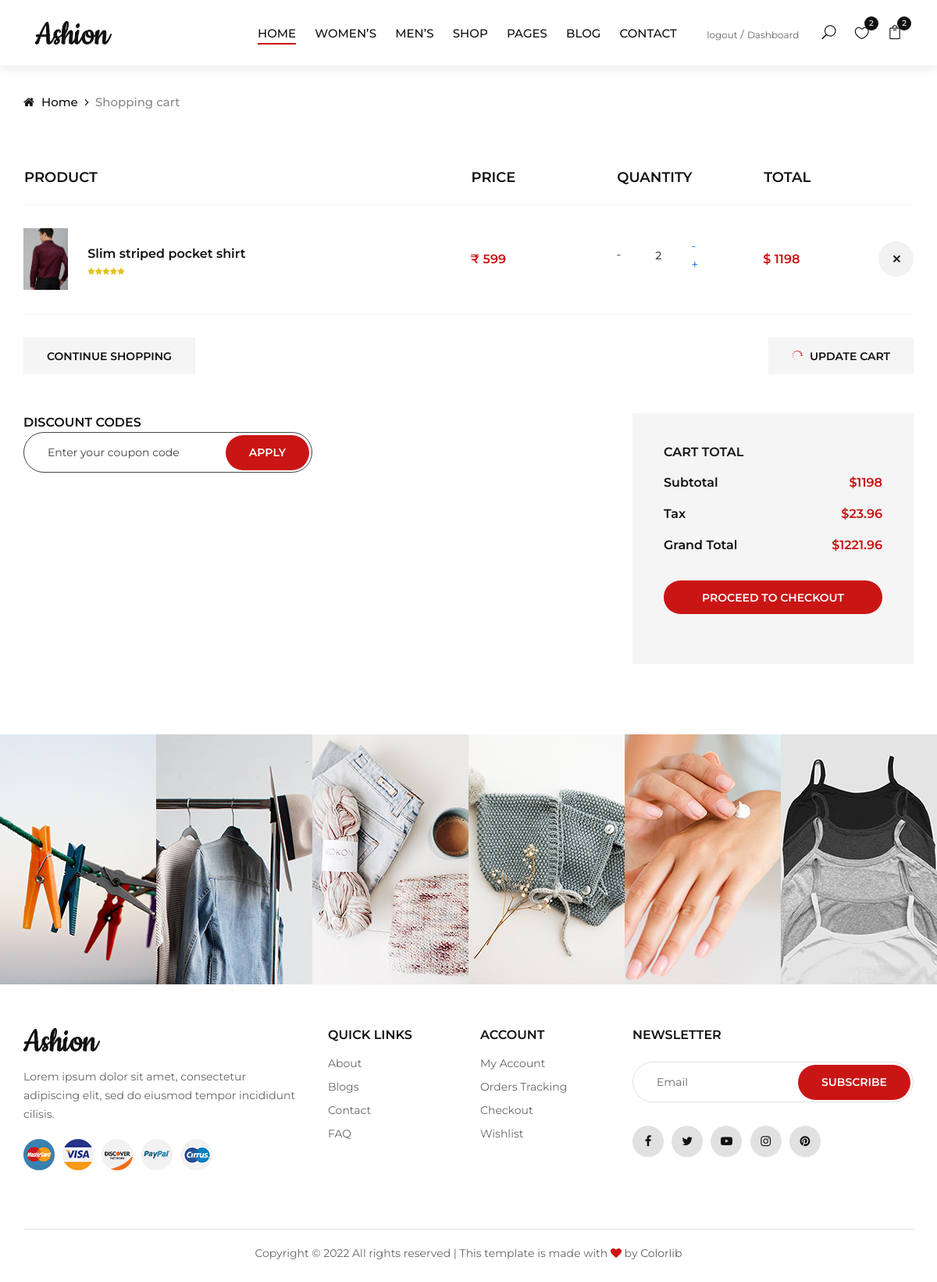
Screenshot of /cart/ (signed in) with the database file from the repository.
### carts/models.py (models this page shows, shortened)
class CartItem(models.Model):
    user = models.ForeignKey(Account, on_delete=models.CASCADE, null=True)
    product = models.ForeignKey(Product, on_delete=models.CASCADE)
    variations = models.ManyToManyField(Variation, blank=True)
    cart = models.ForeignKey(Cart, on_delete=models.CASCADE,null=True)
    quantity = models.IntegerField()
    is_active = models.BooleanField(default=True)
    def sub_total(self):
        return self.product.price * self.quantity

### store/models.py (models this page shows, shortened)
class Product(models.Model):
    product_name = models.CharField(max_length=255, unique=True)
    slug = models.SlugField(max_length=255, unique=True)
    description = models.TextField(max_length=500, blank=True)
    price = models.IntegerField()
    stock = models.IntegerField()
    images = models.ImageField(upload_to='photos/products')
    cropping = ImageRatioField('images', '512x512')
    image_1 = models.ImageField(upload_to='photos/products',blank=True)
    image_2 = models.ImageField(upload_to='photos/products',blank=True)
    image_3 = models.ImageField(upload_to='photos/products',blank=True)
    image_4 = models.ImageField(upload_to='photos/products',blank=True)
    is_available = models.BooleanField(default=True)
    category = models.ForeignKey(Category, on_delete=models.CASCADE)
    created_date = models.DateTimeField(auto_now_add=True)
    modified_date = models.DateTimeField(auto_now=True)
    def get_url(self):
        return reverse('product_detail',args=[self.category.slug, self.slug])

### carts/views.py (the view)
# urls.py: path('cart/',include('carts.urls')),
def cart(request, total=0, quantity=0, cart_items=None):
    try:
        tax = 0
        grand_total = 0
        if request.user.is_authenticated:
            cart_items = CartItem.objects.filter(user=request.user, is_active=True)
        else:
            cart = Cart.objects.get(cart_id=_cart_id(request))
            cart_items = CartItem.objects.filter(cart=cart, is_active=True)
        for cart_item in cart_items:
            total +=(cart_item.product.price * cart_item.quantity)
            quantity += cart_item.quantity
        tax = (2 * total)/100
        grand_total = total + tax
    except ObjectDoesNotExist:
        pass
    context ={
        'total' : total,
        'quantity' : quantity,
        'cart_items' : cart_items,
        'tax' : tax,
        'grand_total' : grand_total
    }
    return render (request, 'cart.html', context)

### carts/context_processors.py (called while the page is built)
def counter(request):
    cart_count = 0
    if 'admin' in request.path:
        return{}
    else :
        try:
            cart = Cart.objects.filter(cart_id = _cart_id(request))
            if request.user.is_authenticated:
                cart_items = CartItem.objects.all().filter(user=request.user)
            else :
                cart_items = CartItem.objects.all().filter(cart=cart[:1])
            for cart_item in cart_items:
                cart_count += cart_item.quantity
        except Cart.DoesNotExist:
            cart_count = 0
    return dict(cart_count=cart_count)

### carts/views.py (called while the page is built)
def _cart_id(request):
    cart = request.session.session_key
    if not cart :
        cart = request.session.create()
    return cart

### category/context_processors.py (called while the page is built)
def menu_links(request):
    links = Category.objects.all()
    return dict(links=links)

### templates/cart.html (shortened to what this page needs)
{% extends 'base.html' %}
{% load static %}
{% block content %}
 <div class="breadcrumb-option">
    <div class="container">
        <div class="row">
            <div class="col-lg-12">
                <div class="breadcrumb__links">
                    <a href="{% url 'home' %}"><i class="fa fa-home"></i> Home</a>
                    <span>Shopping cart</span>
                </div>
            </div>
        </div>
    </div>
</div>
{% if not cart_items %}
<br><br><br>
<div class="text-center">
<h2 class="text-center">Your Cart is Empty</h2>
<br><br>
<a href="{% url 'store' %}" class="primary-btn text-center">Continue Shoping</a>
<br><br><br>
</div>
{% else %}
<section class="shop-cart spad">
    <div class="container">
        <div class="row">
            <div class="col-lg-12">
                <div class="shop__cart__table">
                    <table>
                        <thead>
                            <tr>
                                <th>Product</th>
                                <th>Price</th>
                                <th>Quantity</th>
                                <th>Total</th>
                                <th></th>
                            </tr>
                        </thead>
                        <tbody>
                            {% for cart_items in cart_items %}
                            <tr>
                                <td class="cart__product__item">
                                    <img src="{{cart_items.product.images.url}}" alt="">
                                    <div class="cart__product__item__title">
                                       <a href="{{ cart_items.product.get_url }}"><h6>{{cart_items.product.product_name}}</h6></a>
                                        <div class="rating">
                                            <i class="fa fa-star"></i>
                                            <i class="fa fa-star"></i>
                                            <i class="fa fa-star"></i>
                                            <i class="fa fa-star"></i>
                                            <i class="fa fa-star"></i>
                                        </div>
                                    </div>
                                </td>
                                <td class="cart__price">₹ {{cart_items.product.price}}</td>
                                <td class="cart__quantity">
                                    <div class="pro-qty">
                                        <span><a href="{% url 'remove_cart' cart_items.product.id cart_items.id %}">-</a></span>
                                        <input type="text" value="{{cart_items.quantity}}">
                                        <span><a href="{% url 'add_cart' cart_items.product.id %}">+</a></span>
                                    </div>
                                </td>
                                <td class="cart__total">$ {{cart_items.sub_total}}</td>
                                <td class="cart__close"><a href="{% url 'remove_cart_item' cart_items.product.id cart_items.id %}" onclick ="return confirm('Are you sure you want to delete the item .?')"><span  class="icon_close"></span></a></td>
                            </tr>
                            {% endfor %}
                        </tbody>
                    </table>
                </div>
            </div>
        </div>
        <div class="row">
            <div class="col-lg-6 col-md-6 col-sm-6">
                <div class="cart__btn">
                    <a href="{% url 'store' %}">Continue Shopping</a>
                </div>
            </div>
            <div class="col-lg-6 col-md-6 col-sm-6">
                <div class="cart__btn update__btn">
                    <a href="#"><span class="icon_loading"></span> Update cart</a>
                </div>
            </div>
        </div>
        <div class="row">
            <div class="col-lg-6">
                <div class="discount__content">
                    <h6>Discount codes</h6>
                    <form action="#">
                        <input type="text" placeholder="Enter your coupon code">
                        <button type="submit" class="site-btn">Apply</button>
                    </form>
                </div>
            </div>
            <div class="col-lg-4 offset-lg-2">
                <div class="cart__total__procced">
                    <h6>Cart total</h6>
                    <ul>
                        <li>Subtotal <span>${{total}}</span></li>
                        <li>Tax <span>${{tax}}</span></li>
                        <li>Grand Total <span>${{grand_total}}</span></li>
                    </ul>
                    <a href="{% url 'checkout' %}" class="primary-btn">Proceed to checkout</a><br>
                </div>
            </div>
        </div>
    </div>
</section>
{% endif %}
<div class="instagram">
    <div class="container-fluid">
        <div class="row">
            <div class="col-lg-2 col-md-4 col-sm-4 p-0">
                <div class="instagram__item set-bg" data-setbg="{% static 'img/instagram/insta-1.jpg' %}">
                </div>
            </div>
            <div class="col-lg-2 col-md-4 col-sm-4 p-0">
                <div class="instagram__item set-bg" data-setbg="{% static 'img/instagram/insta-2.jpg' %}">
                </div>
            </div>
            <div class="col-lg-2 col-md-4 col-sm-4 p-0">
                <div class="instagram__item set-bg" data-setbg="{% static 'img/instagram/insta-3.jpg' %}">
                </div>
            </div>
            <div class="col-lg-2 col-md-4 col-sm-4 p-0">
                <div class="instagram__item set-bg" data-setbg="{% static 'img/instagram/insta-4.jpg' %}">
                </div>
            </div>
            <div class="col-lg-2 col-md-4 col-sm-4 p-0">
                <div class="instagram__item set-bg" data-setbg="{% static 'img/instagram/insta-5.jpg' %}">
                </div>
            </div>
            <div class="col-lg-2 col-md-4 col-sm-4 p-0">
                <div class="instagram__item set-bg" data-setbg="{% static 'img/instagram/insta-6.jpg' %}">
                </div>
            </div>
        </div>
    </div>
</div>
{% endblock content %}

### rows the page displays
CartItem: product.images (picture), product.product_name "Slim striped pocket shirt", product.price "599", quantity "2", sub_total "1198"

### other values shown
{{ cart_count }} "2"
{{ total }} "1198"
{{ tax }} "23.96"
{{ grand_total }} "1221.96"
